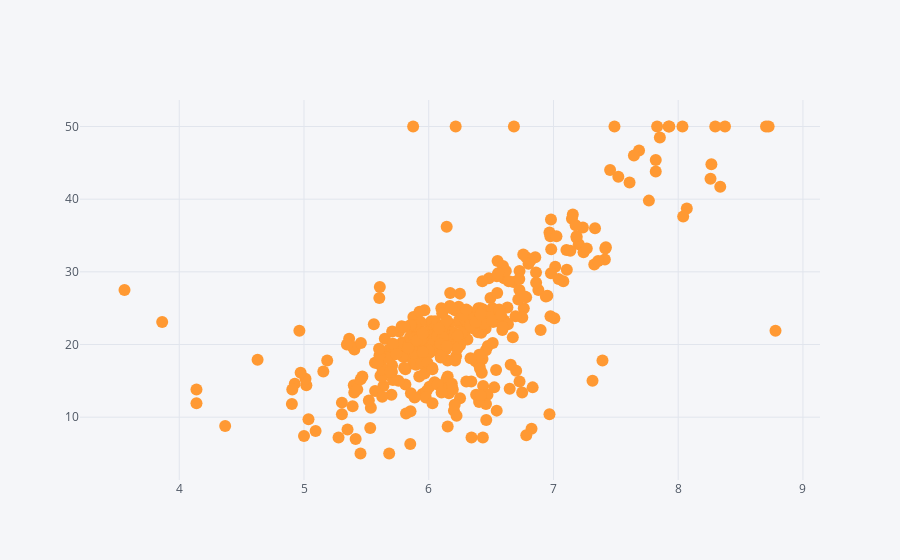

Notebook source saved alongside this figure:
### Markdown cell above
### 두 변수 간의 관계 보기

RM과 MEDV 사이의 관계 보기

### Code cell
train_data.iplot(x='RM', y='MEDV', mode='markers')

### Figure 1 — Plotly figure (JSON) as saved in the notebook; plotly's stock layout.template omitted (floating-point values rounded to 4 significant figures; data arrays with more than 128 entries replaced by an {"elided": "..."} marker saying what was removed)
{"data": [{"line": {"color": "rgba(255, 153, 51, 1.0)", "dash": "solid", "shape": "linear", "width": 1.3}, "marker": {"size": 12, "symbol": "circle"}, "mode": "markers", "name": "MEDV", "text": "", "type": "scatter", "uid": "a9eed8ae-f4f5-48c6-8162-4cb51b505af9", "x": {"elided": "379 float values"}, "y": {"elided": "379 float values"}}], "layout": {"legend": {"bgcolor": "#F5F6F9", "font": {"color": "#4D5663"}}, "paper_bgcolor": "#F5F6F9", "plot_bgcolor": "#F5F6F9", "title": {"font": {"color": "#4D5663"}}, "xaxis": {"gridcolor": "#E1E5ED", "showgrid": true, "tickfont": {"color": "#4D5663"}, "title": {"font": {"color": "#4D5663"}, "text": ""}, "zerolinecolor": "#E1E5ED"}, "yaxis": {"gridcolor": "#E1E5ED", "showgrid": true, "tickfont": {"color": "#4D5663"}, "title": {"font": {"color": "#4D5663"}, "text": ""}, "zerolinecolor": "#E1E5ED"}}}
